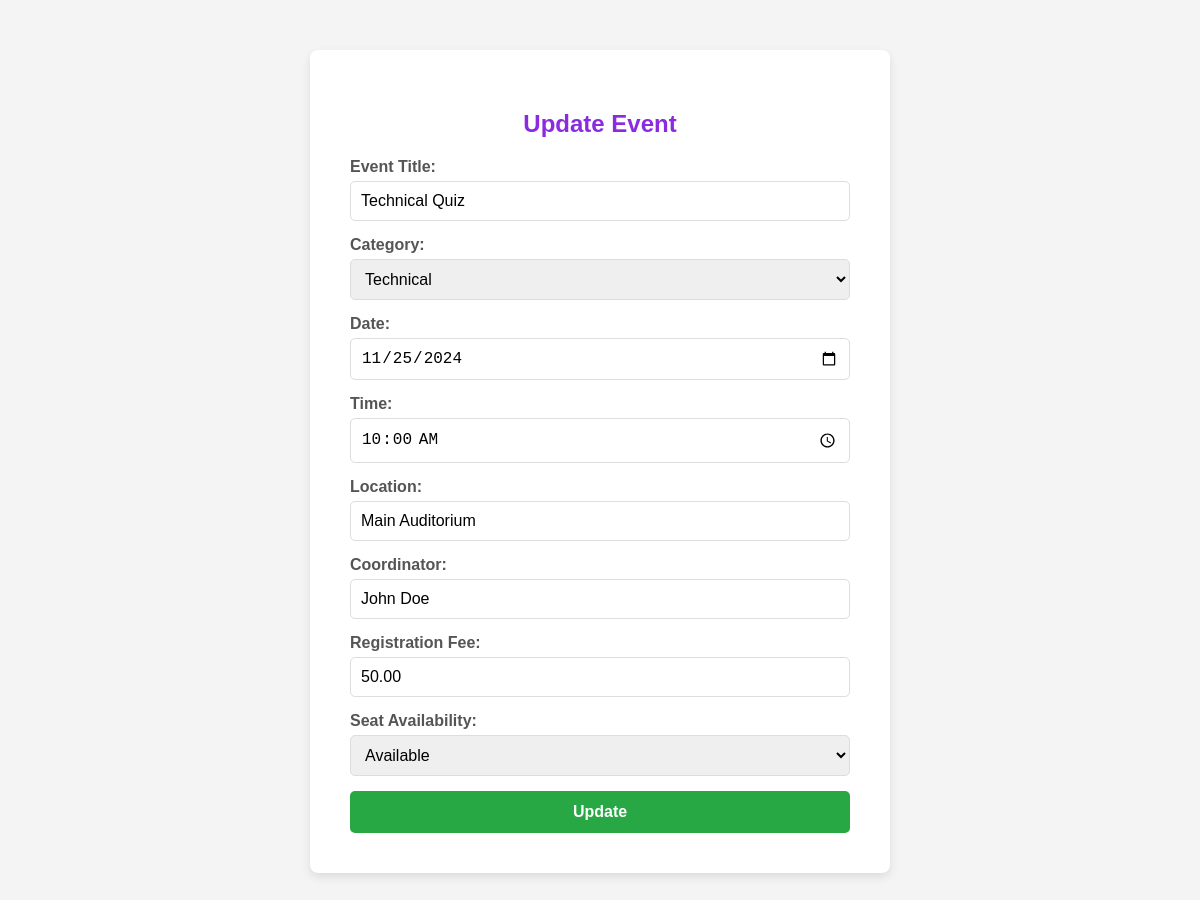
/update_event.php?id=1 (signed in), run on the app's committed database.
### tables this page shows
CREATE TABLE IF NOT EXISTS events (
    id INT AUTO_INCREMENT PRIMARY KEY,
    title VARCHAR(255) NOT NULL,
    category ENUM('Technical','Cultural','Sports','Gaming','Literary') NOT NULL,
    event_date DATE NOT NULL,
    event_time TIME NOT NULL,
    location VARCHAR(255) NOT NULL,
    coordinator VARCHAR(255) NOT NULL,
    price DECIMAL(10,2) NOT NULL,
    seat_status VARCHAR(50) DEFAULT 'Available',
    category_id INT,
    FOREIGN KEY (category_id) REFERENCES event_categories(id)
);

### update_event.php (the view, shortened to what this page needs)
<?php
include('db_connect.php');
$event_id = $_GET['id'] ?? null;
$query = "SELECT * FROM events WHERE id = ?";
$stmt = $conn->prepare($query);
$stmt->bind_param("i", $event_id);
$stmt->execute();
$event = $stmt->get_result()->fetch_assoc();
?>
<!DOCTYPE html>
<html lang="en">
<head>
</head>
<body>
    <div class="form-container">
        <h2>Update Event</h2>
        <form method="POST">
            <label>Event Title:</label>
            <input type="text" name="title" value="<?php echo htmlspecialchars($event['title']); ?>" required>
            <label>Category:</label>
            <select name="category" required>
                <option value="Technical" <?php echo ($event['category'] == 'Technical') ? 'selected' : ''; ?>>Technical</option>
            </select>
            <label>Date:</label>
            <input type="date" name="event_date" value="<?php echo htmlspecialchars($event['event_date']); ?>" required>
            <label>Time:</label>
            <input type="time" name="event_time" value="<?php echo htmlspecialchars($event['event_time']); ?>" required>
            <label>Location:</label>
            <input type="text" name="location" value="<?php echo htmlspecialchars($event['location']); ?>" required>
            <label>Coordinator:</label>
            <input type="text" name="coordinator" value="<?php echo htmlspecialchars($event['coordinator']); ?>" required>
            <label>Registration Fee:</label>
            <input type="number" name="price" step="0.01" value="<?php echo htmlspecialchars($event['price']); ?>" required>
            <label>Seat Availability:</label>
            <select name="seat_status" required>
                <option value="available" <?php echo ($event['seat_status'] == 'available') ? 'selected' : ''; ?>>Available</option>
            </select>
            <button type="submit">Update</button>
        </form>
    </div>
</body>
</html>

### update_event.php (style rules this page uses)
body { font-family: Arial, sans-serif; background-color: #f4f4f4; margin: 0; padding: 0; }
.form-container { background-color: #ffffff; padding: 40px; border-radius: 8px; box-shadow: 0 4px 10px rgba(0, 0, 0, 0.1); max-width: 500px; margin: 50px auto; }
h2 { text-align: center; color: blueviolet; margin-bottom: 20px; }
label { font-weight: bold; color: #555; display: block; margin-bottom: 5px; }
input[type="text"], input[type="date"], input[type="time"], input[type="number"], select { width: 100%; padding: 10px; margin-bottom: 15px; border: 1px solid #ddd; border-radius: 5px; font-size: 16px; box-sizing: border-box; }
button { width: 100%; padding: 12px; background-color: #28a745; color: #ffffff; border: none; border-radius: 5px; font-size: 16px; font-weight: bold; cursor: pointer; transition: background-color 0.3s ease; }

### data on the page
events: title "Technical Quiz", category "Technical", event_date "11/25/2024", event_time "10:00:00", location "Main Auditorium", coordinator "John Doe", price "50.00"
